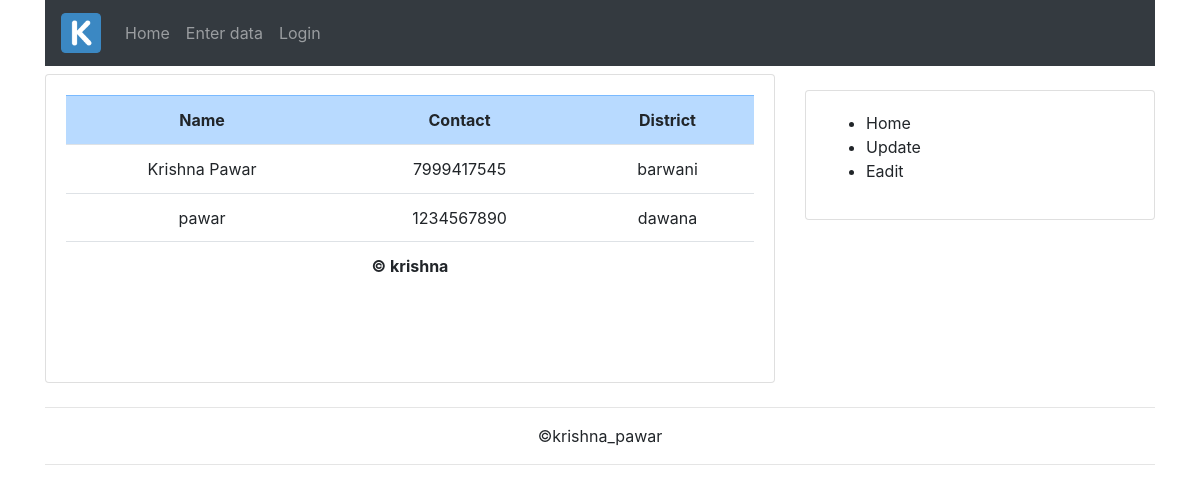
The app's page /, older data.
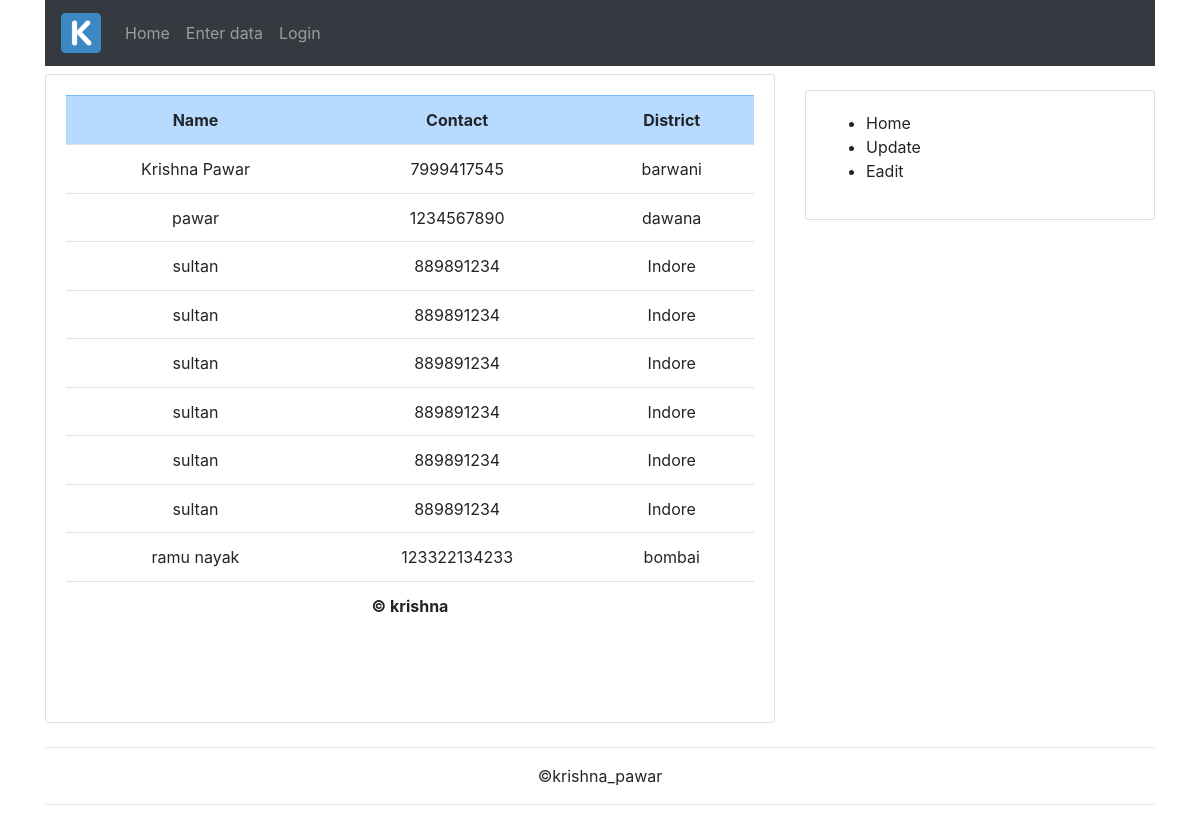
The same page, newer data.
### mytask/models.py (models this page shows, shortened)
class contact(models.Model):
	name = models.CharField(max_length=30)
	contactno = models.BigIntegerField()
	district = models.TextField()

### mytask/views.py (the view)
# urls.py: path('',mytask_views.showsub, name='showsubcriber'),
def showsub(request):
	context =  contact.objects.all()
	return render(request,'mytask/show-subcribe.html',{'q':context})

### mytask/templates/mytask/show-subcribe.html (shortened to what this page needs)
{% extends 'mytask/base.html' %}
{% block content %}
		<div class="container">
		<div class="row">
			<div class="col-md-8">
				<div class="card text-center" >
					<div class="card-body">
						<table class="table ">
							<tr class="table-primary">
								<th>Name</th>
								<th>Contact</th>
								<th>District</th>
							</tr>
							{% for w in q %}
							<tr>
							<td>{{ w.name }}</td>
							<td>{{ w.contactno }}</td>
							<td>{{ w.district }}</td>
							<tr>
							{% endfor %}
							<tr><th colspan="4">&copy krishna</th></tr>
						</table>
					</div>
					<div class="card-body">
					</div>
				</div>
			</div>
			{% include "mytask/rightsite.html"%}
		</div>
	</div>
{% endblock %}

Row changes from the older to the newer data that the page shows:
added contact: name "sultan", contactno "889891234", district "Indore"
added contact: name "sultan", contactno "889891234", district "Indore"
added contact: name "sultan", contactno "889891234", district "Indore"
added contact: name "sultan", contactno "889891234", district "Indore"
added contact: name "sultan", contactno "889891234", district "Indore"
added contact: name "sultan", contactno "889891234", district "Indore"
added contact: name "ramu nayak", contactno "123322134233", district "bombai"
